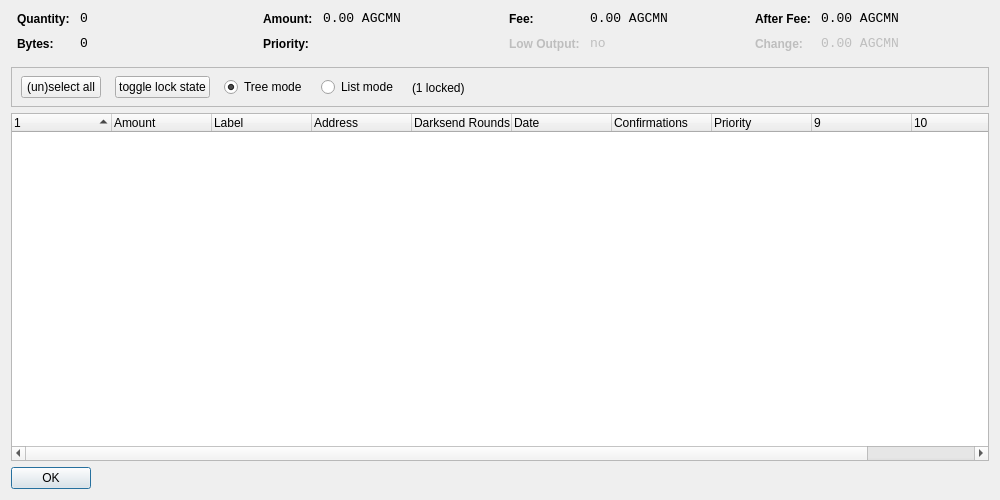
<?xml version="1.0" encoding="UTF-8"?>
<ui version="4.0">
 <class>CoinControlDialog</class>
 <widget class="QDialog" name="CoinControlDialog">
  <property name="geometry">
   <rect>
    <x>0</x>
    <y>0</y>
    <width>1000</width>
    <height>500</height>
   </rect>
  </property>
  <property name="windowTitle">
   <string>Coin Control</string>
  </property>
  <layout class="QVBoxLayout" name="verticalLayout">
   <item>
    <layout class="QHBoxLayout" name="horizontalLayoutTop" stretch="0,0,0,0">
     <property name="topMargin">
      <number>0</number>
     </property>
     <property name="bottomMargin">
      <number>10</number>
     </property>
     <item>
      <layout class="QFormLayout" name="formLayoutCoinControl1">
       <property name="horizontalSpacing">
        <number>10</number>
       </property>
       <property name="verticalSpacing">
        <number>10</number>
       </property>
       <property name="leftMargin">
        <number>6</number>
       </property>
       <property name="rightMargin">
        <number>6</number>
       </property>
       <item row="0" column="0">
        <widget class="QLabel" name="labelCoinControlQuantityText">
         <property name="styleSheet">
          <string notr="true">font-weight:bold;</string>
         </property>
         <property name="text">
          <string>Quantity:</string>
         </property>
        </widget>
       </item>
       <item row="0" column="1">
        <widget class="QLabel" name="labelCoinControlQuantity">
         <property name="font">
          <font>
           <family>Monospace</family>
           <pointsize>10</pointsize>
          </font>
         </property>
         <property name="cursor">
          <cursorShape>IBeamCursor</cursorShape>
         </property>
         <property name="contextMenuPolicy">
          <enum>Qt::ActionsContextMenu</enum>
         </property>
         <property name="text">
          <string notr="true">0</string>
         </property>
         <property name="textInteractionFlags">
          <set>Qt::LinksAccessibleByMouse|Qt::TextSelectableByKeyboard|Qt::TextSelectableByMouse</set>
         </property>
        </widget>
       </item>
       <item row="1" column="0">
        <widget class="QLabel" name="labelCoinControlBytesText">
         <property name="styleSheet">
          <string notr="true">font-weight:bold;</string>
         </property>
         <property name="text">
          <string>Bytes:</string>
         </property>
        </widget>
       </item>
       <item row="1" column="1">
        <widget class="QLabel" name="labelCoinControlBytes">
         <property name="font">
          <font>
           <family>Monospace</family>
           <pointsize>10</pointsize>
          </font>
         </property>
         <property name="cursor">
          <cursorShape>IBeamCursor</cursorShape>
         </property>
         <property name="contextMenuPolicy">
          <enum>Qt::ActionsContextMenu</enum>
         </property>
         <property name="text">
          <string notr="true">0</string>
         </property>
         <property name="textInteractionFlags">
          <set>Qt::LinksAccessibleByMouse|Qt::TextSelectableByKeyboard|Qt::TextSelectableByMouse</set>
         </property>
        </widget>
       </item>
      </layout>
     </item>
     <item>
      <layout class="QFormLayout" name="formLayoutCoinControl2">
       <property name="horizontalSpacing">
        <number>10</number>
       </property>
       <property name="verticalSpacing">
        <number>10</number>
       </property>
       <property name="leftMargin">
        <number>6</number>
       </property>
       <property name="rightMargin">
        <number>6</number>
       </property>
       <item row="0" column="0">
        <widget class="QLabel" name="labelCoinControlAmountText">
         <property name="styleSheet">
          <string notr="true">font-weight:bold;</string>
         </property>
         <property name="text">
          <string>Amount:</string>
         </property>
        </widget>
       </item>
       <item row="0" column="1">
        <widget class="QLabel" name="labelCoinControlAmount">
         <property name="font">
          <font>
           <family>Monospace</family>
           <pointsize>10</pointsize>
          </font>
         </property>
         <property name="cursor">
          <cursorShape>IBeamCursor</cursorShape>
         </property>
         <property name="contextMenuPolicy">
          <enum>Qt::ActionsContextMenu</enum>
         </property>
         <property name="text">
          <string notr="true">0.00 AGCMN</string>
         </property>
         <property name="textInteractionFlags">
          <set>Qt::LinksAccessibleByMouse|Qt::TextSelectableByKeyboard|Qt::TextSelectableByMouse</set>
         </property>
        </widget>
       </item>
       <item row="1" column="0">
        <widget class="QLabel" name="labelCoinControlPriorityText">
         <property name="styleSheet">
          <string notr="true">font-weight:bold;</string>
         </property>
         <property name="text">
          <string>Priority:</string>
         </property>
        </widget>
       </item>
       <item row="1" column="1">
        <widget class="QLabel" name="labelCoinControlPriority">
         <property name="font">
          <font>
           <family>Monospace</family>
           <pointsize>10</pointsize>
          </font>
         </property>
         <property name="cursor">
          <cursorShape>IBeamCursor</cursorShape>
         </property>
         <property name="contextMenuPolicy">
          <enum>Qt::ActionsContextMenu</enum>
         </property>
         <property name="text">
          <string/>
         </property>
         <property name="textInteractionFlags">
          <set>Qt::LinksAccessibleByMouse|Qt::TextSelectableByKeyboard|Qt::TextSelectableByMouse</set>
         </property>
        </widget>
       </item>
      </layout>
     </item>
     <item>
      <layout class="QFormLayout" name="formLayoutCoinControl3">
       <property name="horizontalSpacing">
        <number>10</number>
       </property>
       <property name="verticalSpacing">
        <number>10</number>
       </property>
       <property name="leftMargin">
        <number>6</number>
       </property>
       <property name="rightMargin">
        <number>6</number>
       </property>
       <item row="0" column="0">
        <widget class="QLabel" name="labelCoinControlFeeText">
         <property name="styleSheet">
          <string notr="true">font-weight:bold;</string>
         </property>
         <property name="text">
          <string>Fee:</string>
         </property>
        </widget>
       </item>
       <item row="0" column="1">
        <widget class="QLabel" name="labelCoinControlFee">
         <property name="font">
          <font>
           <family>Monospace</family>
           <pointsize>10</pointsize>
          </font>
         </property>
         <property name="cursor">
          <cursorShape>IBeamCursor</cursorShape>
         </property>
         <property name="contextMenuPolicy">
          <enum>Qt::ActionsContextMenu</enum>
         </property>
         <property name="text">
          <string notr="true">0.00 AGCMN</string>
         </property>
         <property name="textInteractionFlags">
          <set>Qt::LinksAccessibleByMouse|Qt::TextSelectableByKeyboard|Qt::TextSelectableByMouse</set>
         </property>
        </widget>
       </item>
       <item row="1" column="0">
        <widget class="QLabel" name="labelCoinControlLowOutputText">
         <property name="enabled">
          <bool>false</bool>
         </property>
         <property name="styleSheet">
          <string notr="true">font-weight:bold;</string>
         </property>
         <property name="text">
          <string>Low Output:</string>
         </property>
        </widget>
       </item>
       <item row="1" column="1">
        <widget class="QLabel" name="labelCoinControlLowOutput">
         <property name="enabled">
          <bool>false</bool>
         </property>
         <property name="font">
          <font>
           <family>Monospace</family>
           <pointsize>10</pointsize>
          </font>
         </property>
         <property name="cursor">
          <cursorShape>IBeamCursor</cursorShape>
         </property>
         <property name="contextMenuPolicy">
          <enum>Qt::ActionsContextMenu</enum>
         </property>
         <property name="text">
          <string notr="true">no</string>
         </property>
         <property name="textInteractionFlags">
          <set>Qt::LinksAccessibleByMouse|Qt::TextSelectableByKeyboard|Qt::TextSelectableByMouse</set>
         </property>
        </widget>
       </item>
      </layout>
     </item>
     <item>
      <layout class="QFormLayout" name="formLayoutCoinControl4">
       <property name="horizontalSpacing">
        <number>10</number>
       </property>
       <property name="verticalSpacing">
        <number>10</number>
       </property>
       <property name="leftMargin">
        <number>6</number>
       </property>
       <property name="rightMargin">
        <number>6</number>
       </property>
       <item row="0" column="0">
        <widget class="QLabel" name="labelCoinControlAfterFeeText">
         <property name="styleSheet">
          <string notr="true">font-weight:bold;</string>
         </property>
         <property name="text">
          <string>After Fee:</string>
         </property>
        </widget>
       </item>
       <item row="0" column="1">
        <widget class="QLabel" name="labelCoinControlAfterFee">
         <property name="font">
          <font>
           <family>Monospace</family>
           <pointsize>10</pointsize>
          </font>
         </property>
         <property name="cursor">
          <cursorShape>IBeamCursor</cursorShape>
         </property>
         <property name="contextMenuPolicy">
          <enum>Qt::ActionsContextMenu</enum>
         </property>
         <property name="text">
          <string notr="true">0.00 AGCMN</string>
         </property>
         <property name="textInteractionFlags">
          <set>Qt::LinksAccessibleByMouse|Qt::TextSelectableByKeyboard|Qt::TextSelectableByMouse</set>
         </property>
        </widget>
       </item>
       <item row="1" column="0">
        <widget class="QLabel" name="labelCoinControlChangeText">
         <property name="enabled">
          <bool>false</bool>
         </property>
         <property name="styleSheet">
          <string notr="true">font-weight:bold;</string>
         </property>
         <property name="text">
          <string>Change:</string>
         </property>
        </widget>
       </item>
       <item row="1" column="1">
        <widget class="QLabel" name="labelCoinControlChange">
         <property name="enabled">
          <bool>false</bool>
         </property>
         <property name="font">
          <font>
           <family>Monospace</family>
           <pointsize>10</pointsize>
          </font>
         </property>
         <property name="cursor">
          <cursorShape>IBeamCursor</cursorShape>
         </property>
         <property name="contextMenuPolicy">
          <enum>Qt::ActionsContextMenu</enum>
         </property>
         <property name="text">
          <string notr="true">0.00 AGCMN</string>
         </property>
         <property name="textInteractionFlags">
          <set>Qt::LinksAccessibleByMouse|Qt::TextSelectableByKeyboard|Qt::TextSelectableByMouse</set>
         </property>
        </widget>
       </item>
      </layout>
     </item>
    </layout>
   </item>
   <item>
    <widget class="QFrame" name="frame">
     <property name="minimumSize">
      <size>
       <width>0</width>
       <height>40</height>
      </size>
     </property>
     <property name="frameShape">
      <enum>QFrame::StyledPanel</enum>
     </property>
     <property name="frameShadow">
      <enum>QFrame::Sunken</enum>
     </property>
     <widget class="QWidget" name="horizontalLayoutWidget">
      <property name="geometry">
       <rect>
        <x>10</x>
        <y>0</y>
        <width>781</width>
        <height>41</height>
       </rect>
      </property>
      <layout class="QHBoxLayout" name="horizontalLayoutPanel" stretch="0,0,0,0,0">
       <property name="spacing">
        <number>14</number>
       </property>
       <item>
        <widget class="QPushButton" name="pushButtonSelectAll">
         <property name="sizePolicy">
          <sizepolicy hsizetype="Maximum" vsizetype="Fixed">
           <horstretch>0</horstretch>
           <verstretch>0</verstretch>
          </sizepolicy>
         </property>
         <property name="text">
          <string>(un)select all</string>
         </property>
        </widget>
       </item>
        <item>
         <widget class="QPushButton" name="pushButtonToggleLock">
          <property name="sizePolicy">
           <sizepolicy hsizetype="Maximum" vsizetype="Fixed">
            <horstretch>0</horstretch>
            <verstretch>0</verstretch>
           </sizepolicy>
          </property>
          <property name="text">
           <string>toggle lock state</string>
          </property>
          <property name="autoDefault">
           <bool>false</bool>
          </property>
         </widget>
        </item>
       <item>
        <widget class="QRadioButton" name="radioTreeMode">
         <property name="sizePolicy">
          <sizepolicy hsizetype="Maximum" vsizetype="Fixed">
           <horstretch>0</horstretch>
           <verstretch>0</verstretch>
          </sizepolicy>
         </property>
         <property name="text">
          <string>Tree mode</string>
         </property>
         <property name="checked">
          <bool>true</bool>
         </property>
        </widget>
       </item>
       <item>
        <widget class="QRadioButton" name="radioListMode">
         <property name="sizePolicy">
          <sizepolicy hsizetype="Maximum" vsizetype="Fixed">
           <horstretch>0</horstretch>
           <verstretch>0</verstretch>
          </sizepolicy>
         </property>
         <property name="text">
          <string>List mode</string>
         </property>
        </widget>
       </item>
        <item>
         <widget class="QLabel" name="labelLocked">
          <property name="text">
           <string>(1 locked)</string>
          </property>
         </widget>
        </item>
       <item>
        <spacer name="horizontalSpacer">
         <property name="orientation">
          <enum>Qt::Horizontal</enum>
         </property>
         <property name="sizeHint" stdset="0">
          <size>
           <width>40</width>
           <height>20</height>
          </size>
         </property>
        </spacer>
       </item>
      </layout>
     </widget>
    </widget>
   </item>
   <item>
    <widget class="CoinControlTreeWidget" name="treeWidget">
     <property name="contextMenuPolicy">
      <enum>Qt::CustomContextMenu</enum>
     </property>
     <property name="sortingEnabled">
      <bool>false</bool>
     </property>
     <property name="columnCount">
      <number>11</number>
     </property>
     <attribute name="headerShowSortIndicator" stdset="0">
      <bool>true</bool>
     </attribute>
     <attribute name="headerStretchLastSection">
      <bool>false</bool>
     </attribute>
     <column>
      <property name="text">
       <string/>
      </property>
     </column>
     <column>
      <property name="text">
       <string>Amount</string>
      </property>
     </column>
     <column>
      <property name="text">
       <string>Label</string>
      </property>
     </column>
     <column>
      <property name="text">
       <string>Address</string>
      </property>
     </column>
     <column>
      <property name="text">
       <string>Darksend Rounds</string>
      </property>
    </column>
     <column>
      <property name="text">
       <string>Date</string>
      </property>
     </column>
     <column>
      <property name="text">
       <string>Confirmations</string>
      </property>
      <property name="toolTip">
       <string>Confirmed</string>
      </property>
     </column>
     <column>
      <property name="text">
       <string>Priority</string>
      </property>
     </column>
     <column>
      <property name="text">
       <string/>
      </property>
     </column>
     <column>
      <property name="text">
       <string/>
      </property>
     </column>
     <column>
      <property name="text">
       <string/>
      </property>
     </column>
     <column>
      <property name="text">
       <string/>
      </property>
     </column>
    </widget>
   </item>
   <item>
    <widget class="QDialogButtonBox" name="buttonBox">
     <property name="sizePolicy">
      <sizepolicy hsizetype="Maximum" vsizetype="Fixed">
       <horstretch>0</horstretch>
       <verstretch>0</verstretch>
      </sizepolicy>
     </property>
     <property name="orientation">
      <enum>Qt::Horizontal</enum>
     </property>
     <property name="standardButtons">
      <set>QDialogButtonBox::Ok</set>
     </property>
    </widget>
   </item>
  </layout>
 </widget>
 <customwidgets>
  <customwidget>
   <class>CoinControlTreeWidget</class>
   <extends>QTreeWidget</extends>
   <header>coincontroltreewidget.h</header>
  </customwidget>
 </customwidgets>
 <resources/>
 <connections/>
</ui>
